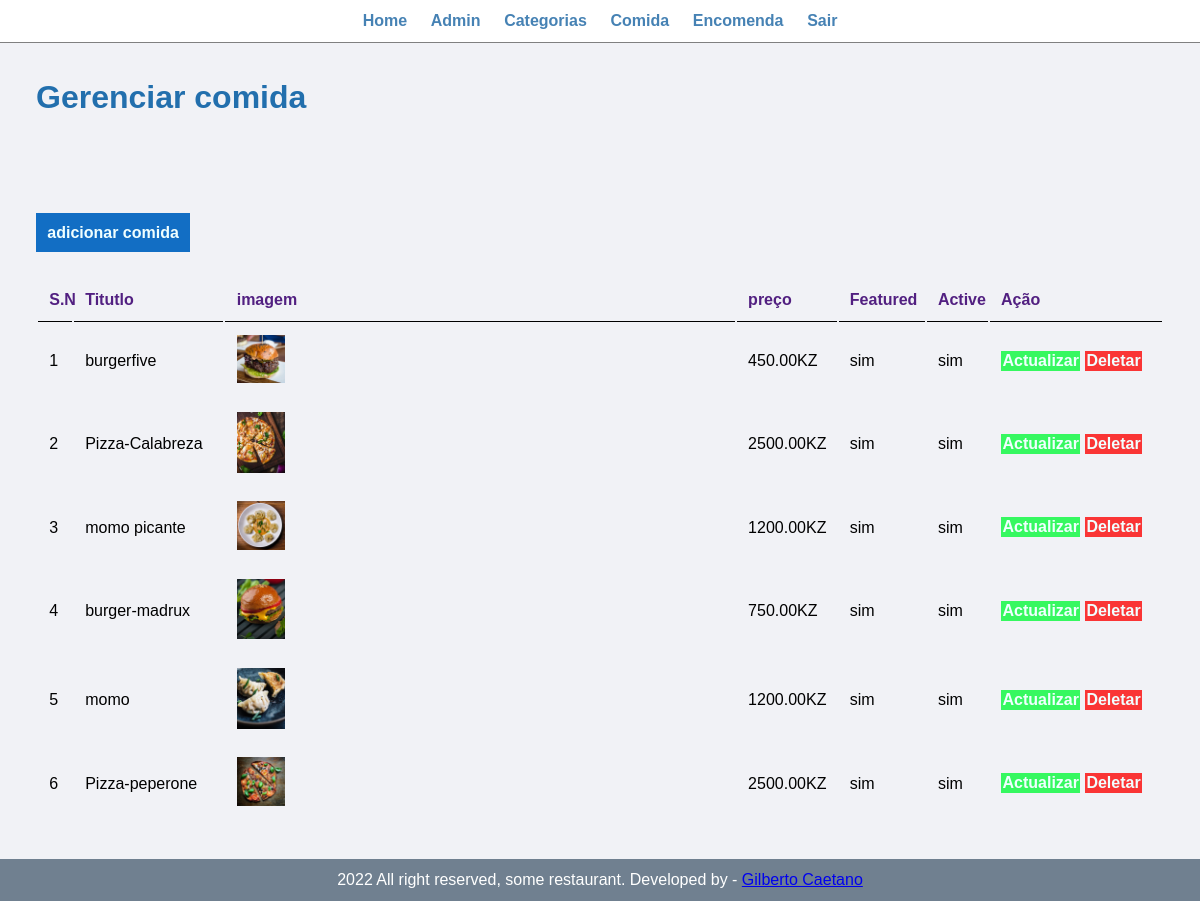
The page /Admin/manage-food.php (signed in) on the database its author committed.
### tables this page shows
CREATE TABLE `tb_comida` (
  `id_comida` int(10) UNSIGNED NOT NULL,
  `title` varchar(100) NOT NULL,
  `descripcion` text NOT NULL,
  `price` decimal(10,2) NOT NULL,
  `nome_imagem` varchar(255) NOT NULL,
  `id_categoria` int(10) UNSIGNED NOT NULL,
  `featured` varchar(10) NOT NULL,
  `active` varchar(10) NOT NULL
);

### Admin/manage-food.php (the view, shortened to what this page needs)
<?php include('partials/menu.php')?>
<div class="main-content">
<div class="wapper">
    <h1>Gerenciar comida</h1>
    <br /> <br />  <br />
           <br /> <br />  <br />
    <a href="<?php echo SITEURL;  ?>admin/add-food.php" class="btn-primary">adicionar comida</a>
    <br /> <br />  <br />
    <table class="tbl-full">
        <tr class="abc">
        <th >S.N</th>
            <th>Titutlo</th>
            <th>imagem</th>
            <th>preço</th>
            <th>Featured</th>
            <th>Active</th>
            <th>Ação</th>
        </tr>
<?php
 $sql = "SELECT * FROM tb_comida ";
 $res=mysqli_query($conn,$sql);
    $count = mysqli_num_rows($res);
    $sn=1;
    if ($count>0) {
    while ($rows= mysqli_fetch_assoc($res)) {
        $id_comida =$rows['id_comida'];
        $title=$rows['title'];
        $image_name=$rows['nome_imagem'];
        $price=$rows['price'];
        $featured= $rows['featured'];
        $active= $rows['active'];
  ?>
  <tr>
  <td><?php echo $sn++;?></td>
  <td><?php echo $title;?></td>
  <td>
      <?php
            if($image_name !=""){
           ?>
              <img  src="<?php echo SITEURL. 'images/categories/comidas/'.$image_name;?>" width="10%">
          <?php
          }
          else {
              echo "<div class ='error'> Imagem não adicionada</div>";
          }
     ?>
</td>
<td><?php echo $price;?>KZ</td>
  <td><?php echo $featured;?></td>
  <td><?php echo $active;?></td>
  <td>
  <a href="<?php echo SITEURL.'admin/update-food.php?id_comida='.$id_comida;?>" class="btn-secondary"> Actualizar</a>
  <a href="<?php echo SITEURL.'admin/delete-food.php?id_comida='.$id_comida. '&nome_imagem=' .$image_name;?>" class="btn-third"> Deletar</a>
  </td>
</tr>
<?php
                }
            }
            else {
            ?>
                <tr>
                    <td><div class="error">Nenhuma Categoria foi adicionada</div></td>
                </tr>
             <?php
            }
          ?>
  </table>
</div>
</div>
<?php include('partials/footer.php');?>

### css/admin.css (style rules this page uses)
* { margin:0; padding: 0; font-family: Arial, Helvetica, sans-serif; }
.tbl-full { width: 100%; }
table tr th { border-bottom: 1px solid black; padding: 1%; text-align:left; }
.btn-primary { background-color: aquamarine; padding: 1%; color: azure; text-decoration: none; font-weight: bold; }
.btn-secondary { background-color: rgba(51, 248, 94, 0.986); padding: 1%; color: azure; text-decoration: none; font-weight: bold; }
.btn-third { background-color: #fa3535; padding: 1%; color: azure; text-decoration: none; font-weight: bold; }
table tr td { padding: 1%; }
.main-content { background-color: #f1f2f6; padding: 3%; }
.btn-primary { background-color: rgb(18, 110, 196); padding: 1%; color: azure; text-decoration: none; font-weight: bold; }
h1 { color:rgb(34, 111, 173); }
.abc { color:rgb(82, 32, 129); }

### rows shown on the page
tb_comida: title "burgerfive", nome_imagem (picture), price "450.00", featured "sim", active "sim"
tb_comida: title "Pizza-Calabreza", nome_imagem (picture), price "2500.00", featured "sim", active "sim"
tb_comida: title "momo picante", nome_imagem (picture), price "1200.00", featured "sim", active "sim"
tb_comida: title "burger-madrux", nome_imagem (picture), price "750.00", featured "sim", active "sim"
tb_comida: title "momo", nome_imagem (picture), price "1200.00", featured "sim", active "sim"
tb_comida: title "Pizza-peperone", nome_imagem (picture), price "2500.00", featured "sim", active "sim"
